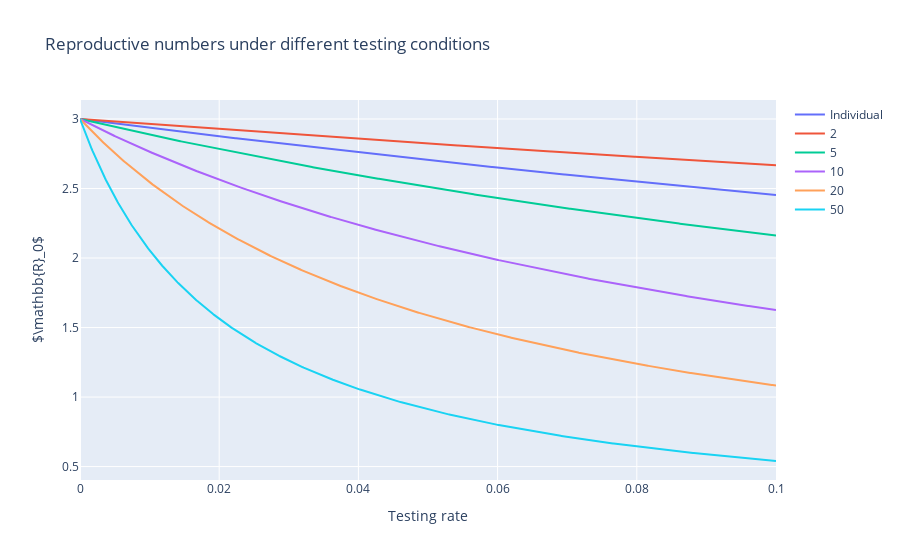

Write notebook code for a chart like this one.
### Code cell
Npool_vals = [2, 5, 10, 20, 50]
model_0.plot_R0_vs_r_v_varying_Npool(Npool_vals, params_0, save_fig = False)

### Figure 1 — Plotly figure (JSON) as saved in the notebook; plotly's stock layout.template omitted (floating-point values rounded to 4 significant figures; data arrays with more than 128 entries replaced by an {"elided": "..."} marker saying what was removed)
{"data": [{"mode": "lines", "name": "Individual", "type": "scatter", "x": {"elided": "1000 float values"}, "y": {"elided": "1000 float values"}}, {"mode": "lines", "name": "2", "type": "scatter", "x": {"elided": "1000 float values"}, "y": {"elided": "1000 float values"}}, {"mode": "lines", "name": "5", "type": "scatter", "x": {"elided": "1000 float values"}, "y": {"elided": "1000 float values"}}, {"mode": "lines", "name": "10", "type": "scatter", "x": {"elided": "1000 float values"}, "y": {"elided": "1000 float values"}}, {"mode": "lines", "name": "20", "type": "scatter", "x": {"elided": "1000 float values"}, "y": {"elided": "1000 float values"}}, {"mode": "lines", "name": "50", "type": "scatter", "x": {"elided": "1000 float values"}, "y": {"elided": "1000 float values"}}], "layout": {"title": {"text": "Reproductive numbers under different testing conditions"}, "xaxis": {"title": {"text": "Testing rate"}}, "yaxis": {"title": {"text": "$\\mathbb{R}_0$"}}}}
